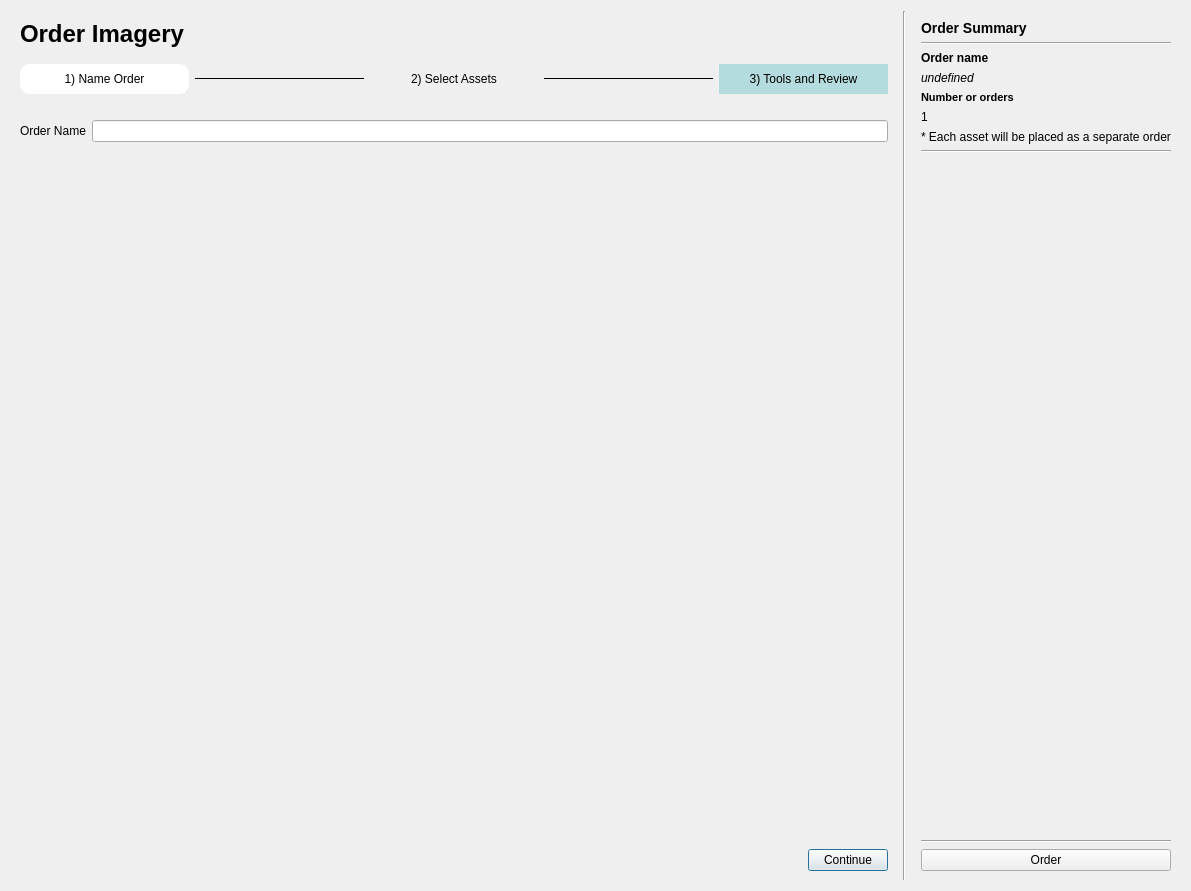
<?xml version="1.0" encoding="UTF-8"?>
<ui version="4.0">
 <class>Dialog</class>
 <widget class="QDialog" name="Dialog">
  <property name="geometry">
   <rect>
    <x>0</x>
    <y>0</y>
    <width>1191</width>
    <height>891</height>
   </rect>
  </property>
  <property name="sizePolicy">
   <sizepolicy hsizetype="Preferred" vsizetype="Maximum">
    <horstretch>0</horstretch>
    <verstretch>0</verstretch>
   </sizepolicy>
  </property>
  <property name="windowTitle">
   <string>Dialog</string>
  </property>
  <layout class="QVBoxLayout" name="verticalLayout_6">
   <item>
    <layout class="QHBoxLayout" name="horizontalLayout">
     <item>
      <widget class="QWidget" name="widgetMain" native="true">
       <layout class="QVBoxLayout" name="verticalLayout_2">
        <item>
         <widget class="QLabel" name="label_5">
          <property name="text">
           <string>&lt;h1&gt;Order Imagery&lt;/h1&gt;
</string>
          </property>
         </widget>
        </item>
        <item>
         <spacer name="verticalSpacer_4">
          <property name="orientation">
           <enum>Qt::Vertical</enum>
          </property>
          <property name="sizeType">
           <enum>QSizePolicy::Fixed</enum>
          </property>
          <property name="sizeHint" stdset="0">
           <size>
            <width>20</width>
            <height>10</height>
           </size>
          </property>
         </spacer>
        </item>
        <item>
         <layout class="QHBoxLayout" name="horizontalLayout_2">
          <item>
           <widget class="QLabel" name="labelPageName">
            <property name="minimumSize">
             <size>
              <width>30</width>
              <height>30</height>
             </size>
            </property>
            <property name="styleSheet">
             <string notr="true">border: 0px solid black; border-radius: 10px; background: white; color: red;</string>
            </property>
            <property name="text">
             <string>&lt;a href=&quot;0&quot; style=&quot;color:black; text-decoration:none;&quot;&gt;1) Name Order&lt;a&gt;</string>
            </property>
            <property name="alignment">
             <set>Qt::AlignCenter</set>
            </property>
           </widget>
          </item>
          <item>
           <widget class="Line" name="line_4">
            <property name="font">
             <font>
              <kerning>true</kerning>
             </font>
            </property>
            <property name="frameShadow">
             <enum>QFrame::Plain</enum>
            </property>
            <property name="orientation">
             <enum>Qt::Horizontal</enum>
            </property>
           </widget>
          </item>
          <item>
           <widget class="QLabel" name="labelPageAssets">
            <property name="minimumSize">
             <size>
              <width>0</width>
              <height>20</height>
             </size>
            </property>
            <property name="text">
             <string>&lt;html&gt;&lt;head/&gt;&lt;body&gt;&lt;p&gt;&lt;a href=&quot;1&quot;&gt;&lt;span style=&quot; text-decoration: none; color:#000000;&quot;&gt;   2) Select Assets&lt;/span&gt;&lt;/a&gt;&lt;/p&gt;&lt;/body&gt;&lt;/html&gt;</string>
            </property>
            <property name="alignment">
             <set>Qt::AlignCenter</set>
            </property>
           </widget>
          </item>
          <item>
           <widget class="Line" name="line_5">
            <property name="frameShadow">
             <enum>QFrame::Plain</enum>
            </property>
            <property name="orientation">
             <enum>Qt::Horizontal</enum>
            </property>
           </widget>
          </item>
          <item>
           <widget class="QLabel" name="labelPageReview">
            <property name="minimumSize">
             <size>
              <width>20</width>
              <height>20</height>
             </size>
            </property>
            <property name="styleSheet">
             <string notr="true">background-color: rgba(0, 157, 165, 0.25);</string>
            </property>
            <property name="frameShape">
             <enum>QFrame::NoFrame</enum>
            </property>
            <property name="frameShadow">
             <enum>QFrame::Plain</enum>
            </property>
            <property name="text">
             <string>&lt;html&gt;&lt;head/&gt;&lt;body&gt;&lt;p&gt;&lt;a href=&quot;2&quot;&gt;&lt;span style=&quot; text-decoration: none; color:#000000;&quot;&gt; 3) Tools and Review&lt;/span&gt;&lt;/a&gt;&lt;/p&gt;&lt;/body&gt;&lt;/html&gt;</string>
            </property>
            <property name="alignment">
             <set>Qt::AlignCenter</set>
            </property>
           </widget>
          </item>
         </layout>
        </item>
        <item>
         <widget class="QStackedWidget" name="stackedWidget">
          <property name="currentIndex">
           <number>0</number>
          </property>
          <widget class="QWidget" name="pageName">
           <layout class="QVBoxLayout" name="verticalLayout_3">
            <property name="leftMargin">
             <number>0</number>
            </property>
            <property name="topMargin">
             <number>20</number>
            </property>
            <property name="rightMargin">
             <number>0</number>
            </property>
            <property name="bottomMargin">
             <number>0</number>
            </property>
            <item>
             <layout class="QHBoxLayout" name="horizontalLayout_3">
              <item>
               <widget class="QLabel" name="labelOrderName">
                <property name="text">
                 <string>Order Name</string>
                </property>
               </widget>
              </item>
              <item>
               <widget class="QLineEdit" name="txtOrderName"/>
              </item>
             </layout>
            </item>
            <item>
             <spacer name="verticalSpacer_2">
              <property name="orientation">
               <enum>Qt::Vertical</enum>
              </property>
              <property name="sizeHint" stdset="0">
               <size>
                <width>20</width>
                <height>594</height>
               </size>
              </property>
             </spacer>
            </item>
            <item>
             <layout class="QHBoxLayout" name="horizontalLayout_4">
              <item>
               <spacer name="horizontalSpacer">
                <property name="orientation">
                 <enum>Qt::Horizontal</enum>
                </property>
                <property name="sizeHint" stdset="0">
                 <size>
                  <width>40</width>
                  <height>20</height>
                 </size>
                </property>
               </spacer>
              </item>
              <item>
               <widget class="QPushButton" name="btnContinueName">
                <property name="text">
                 <string>Continue</string>
                </property>
               </widget>
              </item>
             </layout>
            </item>
           </layout>
          </widget>
          <widget class="QWidget" name="pageAssets">
           <layout class="QVBoxLayout" name="verticalLayout_4">
            <property name="leftMargin">
             <number>0</number>
            </property>
            <property name="topMargin">
             <number>9</number>
            </property>
            <property name="rightMargin">
             <number>0</number>
            </property>
            <property name="bottomMargin">
             <number>0</number>
            </property>
            <item>
             <widget class="QScrollArea" name="scrollArea">
              <property name="frameShape">
               <enum>QFrame::NoFrame</enum>
              </property>
              <property name="widgetResizable">
               <bool>true</bool>
              </property>
              <widget class="QWidget" name="scrollAreaWidgetContents_4">
               <property name="geometry">
                <rect>
                 <x>0</x>
                 <y>0</y>
                 <width>895</width>
                 <height>726</height>
                </rect>
               </property>
              </widget>
             </widget>
            </item>
            <item>
             <layout class="QHBoxLayout" name="horizontalLayout_7">
              <item>
               <widget class="QPushButton" name="btnBackAssets">
                <property name="text">
                 <string>Back</string>
                </property>
               </widget>
              </item>
              <item>
               <spacer name="horizontalSpacer_3">
                <property name="orientation">
                 <enum>Qt::Horizontal</enum>
                </property>
                <property name="sizeHint" stdset="0">
                 <size>
                  <width>40</width>
                  <height>20</height>
                 </size>
                </property>
               </spacer>
              </item>
              <item>
               <widget class="QPushButton" name="btnContinueAssets">
                <property name="text">
                 <string>Continue</string>
                </property>
               </widget>
              </item>
             </layout>
            </item>
           </layout>
          </widget>
          <widget class="QWidget" name="pageReview">
           <layout class="QVBoxLayout" name="verticalLayout_5">
            <property name="leftMargin">
             <number>0</number>
            </property>
            <property name="topMargin">
             <number>9</number>
            </property>
            <property name="rightMargin">
             <number>0</number>
            </property>
            <property name="bottomMargin">
             <number>0</number>
            </property>
            <item>
             <widget class="QScrollArea" name="scrollAreaReview">
              <property name="frameShape">
               <enum>QFrame::NoFrame</enum>
              </property>
              <property name="widgetResizable">
               <bool>true</bool>
              </property>
              <widget class="QWidget" name="scrollAreaWidgetContents_5">
               <property name="geometry">
                <rect>
                 <x>0</x>
                 <y>0</y>
                 <width>895</width>
                 <height>726</height>
                </rect>
               </property>
              </widget>
             </widget>
            </item>
            <item>
             <layout class="QHBoxLayout" name="horizontalLayout_5">
              <item>
               <widget class="QPushButton" name="btnBackReview">
                <property name="text">
                 <string>Back</string>
                </property>
               </widget>
              </item>
              <item>
               <spacer name="horizontalSpacer_2">
                <property name="orientation">
                 <enum>Qt::Horizontal</enum>
                </property>
                <property name="sizeHint" stdset="0">
                 <size>
                  <width>40</width>
                  <height>20</height>
                 </size>
                </property>
               </spacer>
              </item>
              <item>
               <widget class="QPushButton" name="btnPlaceOrderReview">
                <property name="text">
                 <string>Order</string>
                </property>
               </widget>
              </item>
             </layout>
            </item>
           </layout>
          </widget>
         </widget>
        </item>
       </layout>
      </widget>
     </item>
     <item>
      <widget class="Line" name="line_6">
       <property name="orientation">
        <enum>Qt::Vertical</enum>
       </property>
      </widget>
     </item>
     <item>
      <widget class="QWidget" name="widgetSummary" native="true">
       <layout class="QVBoxLayout" name="verticalLayout">
        <item>
         <widget class="QLabel" name="label">
          <property name="font">
           <font>
            <weight>75</weight>
            <bold>true</bold>
           </font>
          </property>
          <property name="text">
           <string>&lt;h3&gt;Order Summary&lt;/h3&gt;</string>
          </property>
         </widget>
        </item>
        <item>
         <widget class="Line" name="line">
          <property name="orientation">
           <enum>Qt::Horizontal</enum>
          </property>
         </widget>
        </item>
        <item>
         <widget class="QLabel" name="label_2">
          <property name="font">
           <font>
            <weight>75</weight>
            <bold>true</bold>
           </font>
          </property>
          <property name="text">
           <string>Order name</string>
          </property>
         </widget>
        </item>
        <item>
         <widget class="QLabel" name="labelOrderNameSummary">
          <property name="font">
           <font>
            <italic>true</italic>
           </font>
          </property>
          <property name="text">
           <string>undefined</string>
          </property>
         </widget>
        </item>
        <item>
         <widget class="QLabel" name="label_3">
          <property name="font">
           <font>
            <pointsize>8</pointsize>
            <weight>75</weight>
            <bold>true</bold>
           </font>
          </property>
          <property name="text">
           <string>Number or orders</string>
          </property>
         </widget>
        </item>
        <item>
         <widget class="QLabel" name="labelNumberOfOrders">
          <property name="text">
           <string>1</string>
          </property>
         </widget>
        </item>
        <item>
         <widget class="QLabel" name="label_4">
          <property name="text">
           <string>* Each asset will be placed as a separate order</string>
          </property>
         </widget>
        </item>
        <item>
         <widget class="Line" name="line_2">
          <property name="orientation">
           <enum>Qt::Horizontal</enum>
          </property>
         </widget>
        </item>
        <item>
         <widget class="QScrollArea" name="scrollAreaSummary">
          <property name="sizePolicy">
           <sizepolicy hsizetype="Preferred" vsizetype="Expanding">
            <horstretch>0</horstretch>
            <verstretch>0</verstretch>
           </sizepolicy>
          </property>
          <property name="frameShape">
           <enum>QFrame::NoFrame</enum>
          </property>
          <property name="horizontalScrollBarPolicy">
           <enum>Qt::ScrollBarAlwaysOff</enum>
          </property>
          <property name="widgetResizable">
           <bool>true</bool>
          </property>
          <widget class="QWidget" name="scrollAreaWidgetContents">
           <property name="geometry">
            <rect>
             <x>0</x>
             <y>0</y>
             <width>225</width>
             <height>337</height>
            </rect>
           </property>
          </widget>
         </widget>
        </item>
        <item>
         <spacer name="verticalSpacer">
          <property name="orientation">
           <enum>Qt::Vertical</enum>
          </property>
          <property name="sizeHint" stdset="0">
           <size>
            <width>20</width>
            <height>40</height>
           </size>
          </property>
         </spacer>
        </item>
        <item>
         <widget class="Line" name="line_3">
          <property name="orientation">
           <enum>Qt::Horizontal</enum>
          </property>
         </widget>
        </item>
        <item>
         <widget class="QPushButton" name="btnPlaceOrder">
          <property name="text">
           <string>Order</string>
          </property>
         </widget>
        </item>
       </layout>
      </widget>
     </item>
    </layout>
   </item>
  </layout>
 </widget>
 <resources>
  <include location="../resources/resources.qrc"/>
 </resources>
 <connections/>
</ui>
